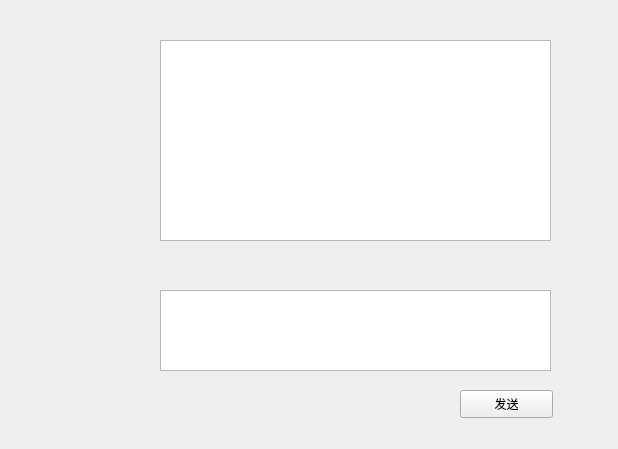
<?xml version="1.0" encoding="UTF-8"?>
<ui version="4.0">
 <class>StuMessageForm</class>
 <widget class="QWidget" name="StuMessageForm">
  <property name="geometry">
   <rect>
    <x>0</x>
    <y>0</y>
    <width>618</width>
    <height>449</height>
   </rect>
  </property>
  <property name="windowTitle">
   <string>网上消息</string>
  </property>
  <widget class="QPushButton" name="pushButton">
   <property name="geometry">
    <rect>
     <x>460</x>
     <y>390</y>
     <width>93</width>
     <height>28</height>
    </rect>
   </property>
   <property name="text">
    <string>发送</string>
   </property>
  </widget>
  <widget class="QTextEdit" name="textEdit">
   <property name="geometry">
    <rect>
     <x>160</x>
     <y>290</y>
     <width>391</width>
     <height>81</height>
    </rect>
   </property>
  </widget>
  <widget class="QTextEdit" name="textEdit_2">
   <property name="geometry">
    <rect>
     <x>160</x>
     <y>40</y>
     <width>391</width>
     <height>201</height>
    </rect>
   </property>
  </widget>
 </widget>
 <resources/>
 <connections/>
</ui>
